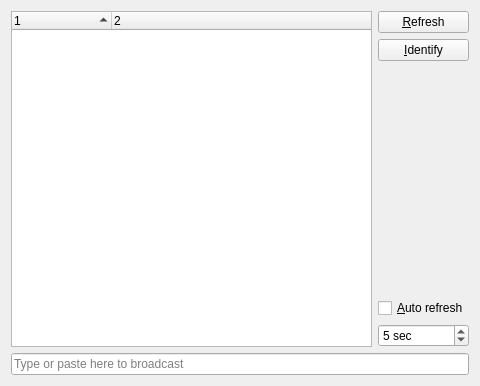
<?xml version="1.0" encoding="UTF-8"?>
<ui version="4.0">
 <class>qkremoteWidget</class>
 <widget class="QWidget" name="qkremoteWidget">
  <property name="geometry">
   <rect>
    <x>0</x>
    <y>0</y>
    <width>480</width>
    <height>386</height>
   </rect>
  </property>
  <property name="windowTitle">
   <string>QKRemote</string>
  </property>
  <layout class="QGridLayout" name="gridLayout">
   <item row="0" column="0" rowspan="5">
    <widget class="QTreeWidget" name="availableSlaves">
     <property name="editTriggers">
      <set>QAbstractItemView::NoEditTriggers</set>
     </property>
     <property name="showDropIndicator" stdset="0">
      <bool>false</bool>
     </property>
     <property name="dragEnabled">
      <bool>false</bool>
     </property>
     <property name="dragDropMode">
      <enum>QAbstractItemView::NoDragDrop</enum>
     </property>
     <property name="alternatingRowColors">
      <bool>true</bool>
     </property>
     <property name="selectionMode">
      <enum>QAbstractItemView::ExtendedSelection</enum>
     </property>
     <property name="rootIsDecorated">
      <bool>true</bool>
     </property>
     <property name="sortingEnabled">
      <bool>true</bool>
     </property>
     <property name="headerHidden">
      <bool>false</bool>
     </property>
     <property name="columnCount">
      <number>2</number>
     </property>
     <attribute name="headerVisible">
      <bool>true</bool>
     </attribute>
     <attribute name="headerHighlightSections">
      <bool>false</bool>
     </attribute>
     <column>
      <property name="text">
       <string notr="true">1</string>
      </property>
     </column>
     <column>
      <property name="text">
       <string notr="true">2</string>
      </property>
     </column>
    </widget>
   </item>
   <item row="0" column="1">
    <widget class="QPushButton" name="refreshButton">
     <property name="text">
      <string>&amp;Refresh</string>
     </property>
    </widget>
   </item>
   <item row="2" column="1">
    <spacer name="verticalSpacer">
     <property name="orientation">
      <enum>Qt::Vertical</enum>
     </property>
     <property name="sizeHint" stdset="0">
      <size>
       <width>72</width>
       <height>272</height>
      </size>
     </property>
    </spacer>
   </item>
   <item row="5" column="0" colspan="2">
    <widget class="QLineEdit" name="inputLine">
     <property name="placeholderText">
      <string>Type or paste here to broadcast</string>
     </property>
    </widget>
   </item>
   <item row="1" column="1">
    <widget class="QPushButton" name="identifyButton">
     <property name="text">
      <string>&amp;Identify</string>
     </property>
    </widget>
   </item>
   <item row="3" column="1">
    <widget class="QCheckBox" name="autoUpdate">
     <property name="text">
      <string>&amp;Auto refresh</string>
     </property>
     <property name="tristate">
      <bool>false</bool>
     </property>
    </widget>
   </item>
   <item row="4" column="1">
    <widget class="QSpinBox" name="updateInterval">
     <property name="suffix">
      <string> sec</string>
     </property>
     <property name="minimum">
      <number>1</number>
     </property>
     <property name="maximum">
      <number>9999</number>
     </property>
     <property name="singleStep">
      <number>1</number>
     </property>
     <property name="value">
      <number>5</number>
     </property>
    </widget>
   </item>
  </layout>
 </widget>
 <tabstops>
  <tabstop>inputLine</tabstop>
  <tabstop>availableSlaves</tabstop>
 </tabstops>
 <resources/>
 <connections/>
</ui>
